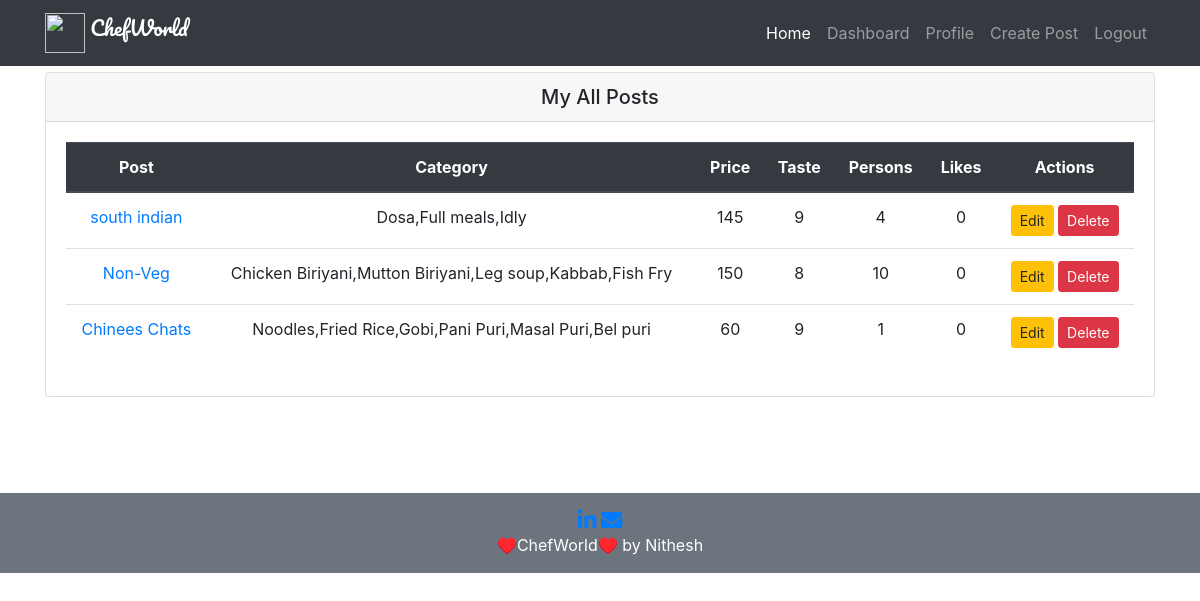
Page /dashboard/myposts/ (signed in) on the committed database.
### restaurants/models.py (models this page shows, shortened)
class Restaurant(models.Model):
    user = models.ForeignKey(User, on_delete=models.CASCADE)
    title = models.CharField(max_length=120)
    image = models.ImageField(upload_to='restaurants/')
    categories = models.CharField(max_length=120)
    location = models.CharField(max_length=120)
    price = models.IntegerField()
    vat = models.PositiveIntegerField(default=0)
    taste = models.PositiveIntegerField(choices=choices)
    persons = models.PositiveIntegerField(choices=choices)
    details = models.TextField()
    slug = models.SlugField(unique=True, blank=True)
    likes = models.ManyToManyField(User, related_name='post_likes', blank=True)
    views = models.IntegerField(default=0,blank=True)
    created_at = models.DateTimeField(auto_now_add=True)
    updated_at = models.DateTimeField(auto_now=True)
    is_active = models.BooleanField(default=True)
    def likes_count(self):
        return self.likes.count()

### restaurants/views.py (the view)
# urls.py: path('dashboard/myposts/', MyPostView.as_view(), name='my_posts'),
class MyPostView(LoginRequiredMixin, ListView):
    template_name = 'restaurants/my_posts.html'
    def get_queryset(self):
        return Restaurant.objects.filter(user=self.request.user)

### restaurants/context_processor.py (called while the page is built)
def categories(request):
    cat_list = []
    all_cat = Restaurant.objects.all()
    for cat in all_cat:
        name_list = cat.categories.split(',')
        for item in name_list:
            cat_list.append(item)
    cat_dict = {'categories': set(cat_list)}
    return cat_dict

def user_liked_posts(request):
    if request.user.is_authenticated:
        posts = Restaurant.objects.filter(likes=request.user.id)
        return {'user_liked_posts': posts}
    else:
        return {'user_liked_posts': None}

def recent_posts(request):
    posts = Restaurant.objects.all().order_by('-created_at')[:5]
    return {'recent_posts': posts}

### templates/restaurants/my_posts.html (shortened to what this page needs)
{% extends 'base.html' %}
{% block content %}
<div class="row my-3 mb-5">
    <div class="col-md-12 mb-5">
        <div class="card">
            <h5 class="card-header text-center">My All Posts</h5>
            <div class="card-body">
                {% if object_list %}
                <table class="table text-center">
                    <thead class="thead-dark">
                        <tr>
                            <th scope="col">Post</th>
                            <th scope="col">Category</th>
                            <th scope="col">Price</th>
                            <th scope="col">Taste</th>
                            <th scope="col">Persons</th>
                            <th scope="col">Likes</th>
                            <th scope="col">Actions</th>
                        </tr>
                    </thead>
                    <tbody>
                        {% for obj in object_list %}
                        <tr>
                            <td><a href="{% url 'detail' obj.slug %}">{{ obj.title }}</a></td>
                            <td>{{ obj.categories }}</td>
                            <td>{{ obj.price }}</td>
                            <td>{{ obj.taste }}</td>
                            <td>{{ obj.persons }}</td>
                            <td>{{ obj.likes_count }}</td>
                            <td>
                                <a class="btn btn-warning btn-sm" href="{% url 'update' obj.slug %}" role="button">Edit</a>
                                <a class="btn btn-danger btn-sm" href="{% url 'delete' obj.slug %}" role="button">Delete</a>
                            </td>
                        </tr>
                        {% endfor %}
                    </tbody>
                </table>
                {% else %}
                <p>You have not any post yet !! <a href="{% url 'create' %}">Create a new one..</a></p>
                {% endif %}
            </div>
        </div>
    </div>
</div>
{% endblock content %}

### static/restaurants/css/style.css (style rules this page uses)
body { padding-top: 56px; }

### rows in the picture
Restaurant: title "south indian", categories "Dosa,Full meals,Idly", price "145", taste "9", persons "4", likes_count "0"
Restaurant: title "Non-Veg", categories "Chicken Biriyani,Mutton Biriyani,Leg soup,Kabbab,Fish Fry", price "150", taste "8", persons "10", likes_count "0"
Restaurant: title "Chinees Chats", categories "Noodles,Fried Rice,Gobi,Pani Puri,Masal Puri,Bel puri", price "60", taste "9", persons "1", likes_count "0"
